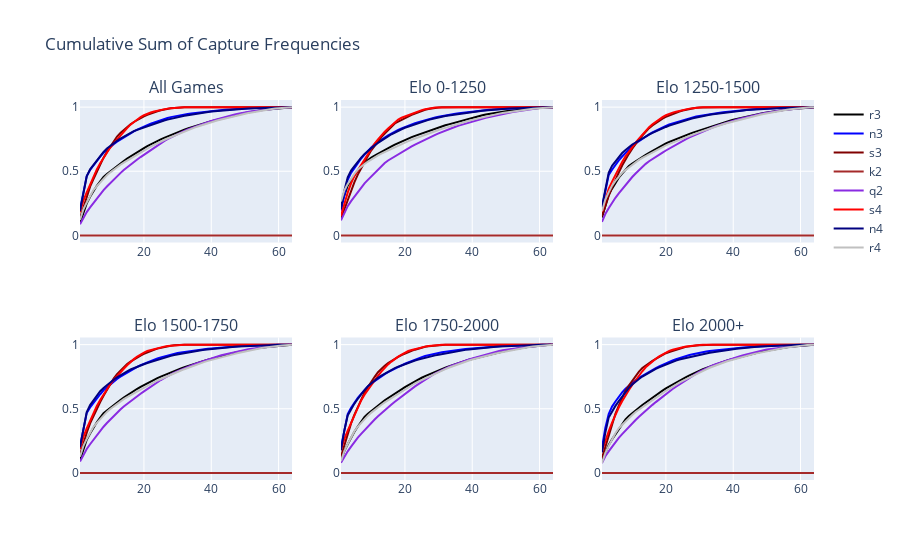

Notebook code cell kept with this figure:
### Code cell
new_fig.update_traces(showlegend=False)
new_fig.update_traces(showlegend=True,
                         row=1, col=1)
